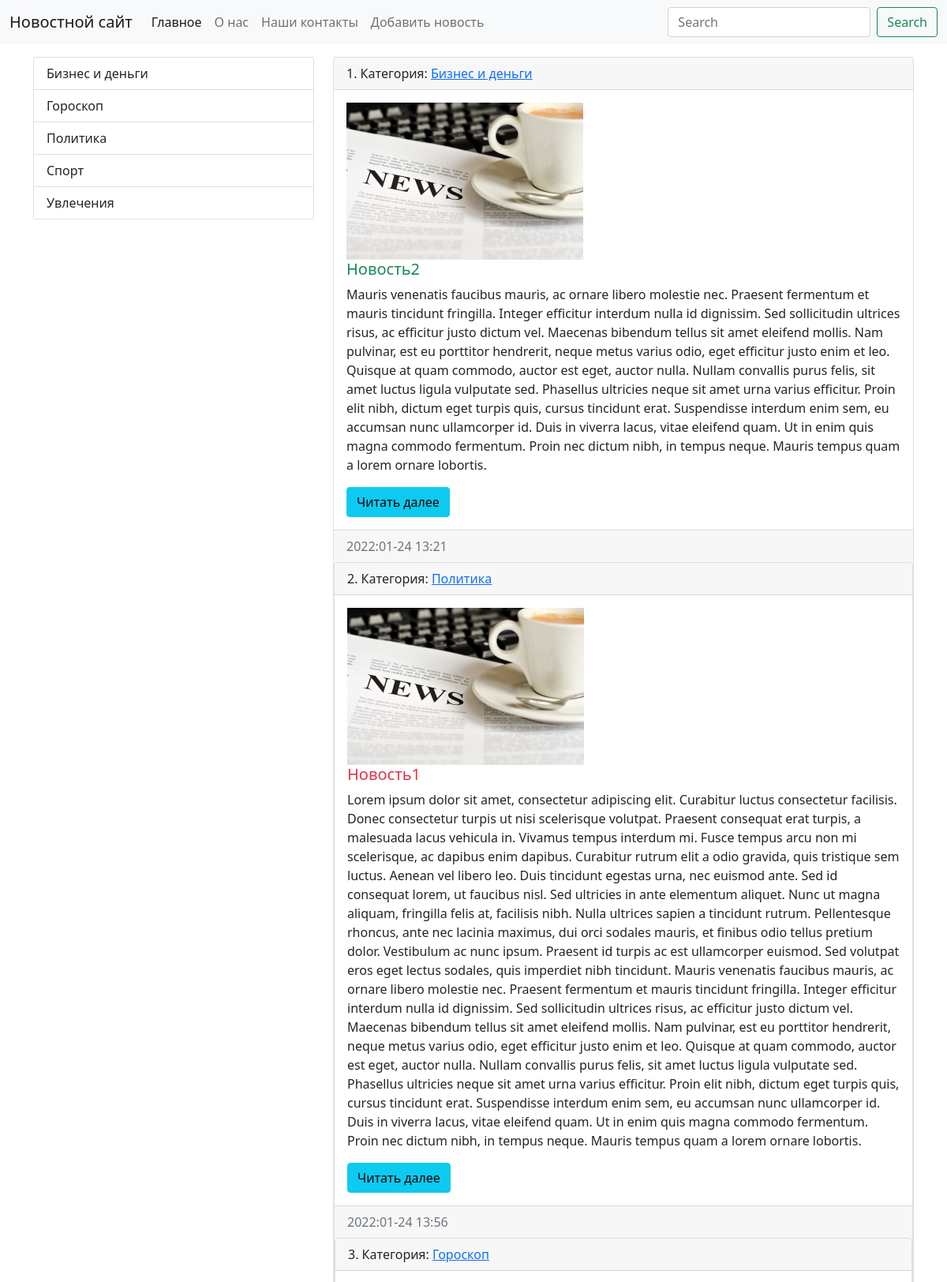
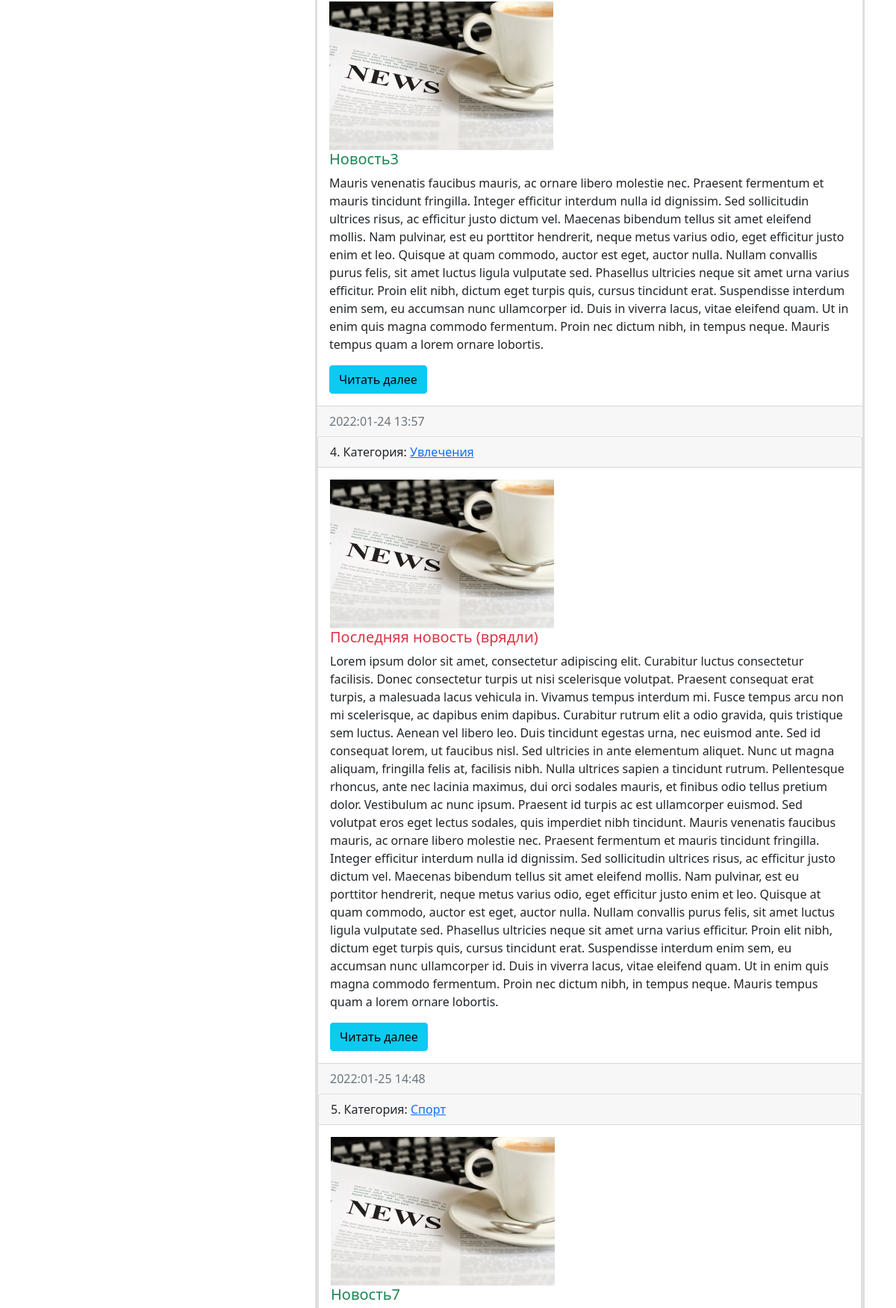
The page / (upper part) on the database its author committed (2 pictures, top to bottom).
### firsrapp/models.py (models this page shows, shortened)
class Category(models.Model):
    title = models.CharField(max_length=150, db_index=True, verbose_name='Категория новости')
    def get_absolute_url(self):
        return "/category/%i" % self.pk
    def __str__(self):
        return self.title
    class Meta:
        verbose_name = 'Категория'
        verbose_name_plural = 'Категории'
        ordering = ['title']

class News(models.Model):
    title = models.CharField(max_length=200, verbose_name='Заголовок')
    content = models.TextField(blank=True, verbose_name='Контент')
    created_date = models.DateTimeField(auto_now_add=True, verbose_name='Создано')
    update_at = models.DateTimeField(auto_now=True, verbose_name='Обновлено')
    photo = models.ImageField(upload_to='photos/%Y/%m/%d', default=' ')
    is_published = models.BooleanField(default=True, verbose_name='Опубликовано')
    category = models.ForeignKey('Category', on_delete=models.PROTECT, verbose_name='Категория',
                                 related_name='findnews')
    views = models.IntegerField(default=0)
    def get_absolute_url(self):
        return "/views_news/%i" % self.pk
    class Meta:
        verbose_name = 'Новость'
        verbose_name_plural = 'Новости'
        ordering = ['created_date']

### firsrapp/views.py (the view)
# urls.py: path('', HomePage.as_view(), name='home'),
class HomePage(ListView):
    model = News
    template_name = 'firsrapp/home_news_list.html'
    context_object_name = 'newsAll'
    def get_context_data(self, *, object_list=None, **kwargs):
        context = super().get_context_data(**kwargs)
        context['title'] = 'Главная страница'
        return context
    def get_queryset(self):
        return News.objects.filter(is_published=True)

### firsrapp/templatetags/news_tags.py (called while the page is built)
@register.simple_tag()
def find_category():
    categories = Category.objects.annotate(cnt=Count('title')).filter(cnt__gt=0)
    return Category.objects.all()

### firsrapp/templates/firsrapp/home_news_list.html (shortened to what this page needs)
{% extends 'base.html' %}
{% block sidebar %}
<div class="list-group">
  {% include 'inc/_sidebar.html' %}
</div>
{% endblock %}
{% block content %}
  <div class="row">
      <div class="">
    {% for news_item in newsAll %}
    <div class="card mb-3">
      <div class="card-header">
        {{forloop.counter}}.
                Категория: <a href="{{ news_item.category.get_absolute_url }}">{{ news_item.category }}</a>
      </div>
      <div class="col-mt-3">
      <div class="card-body">
        <div class="media">
          <div class="media-body">
            {% if news_item.photo %}
                  <img src="{{ news_item.photo.url }}" width="300px">
            {% else %}
                 <img src="https://www.escogroup.com/wwwroot/sites/default/files/2017-10/default-placeholder_2.png" width="300px">
            {% endif %}
        <h5 class="card-title {% cycle 'text-success'  'text-danger' %}">{{ news_item.title }}</h5>
        <p class="card-text">
          {{ news_item.content }}</p>
        <a href="{{ news_item.get_absolute_url }}" class="btn btn-info">Читать далее</a>
      </div>
        </div>
      </div>
      <div class="card-footer text-muted">
        {{ news_item.created_date|date:"Y:m-d H:i" }}
      </div>
    </div>
    {% endfor %}
    </div>
      </div>
  </div>
{% endblock %}

### templates/base.html (shortened to what this page needs)
<!doctype html>
<html lang="en">
  <head>
    <link href="https://cdn.jsdelivr.net/npm/bootstrap@5.1.3/dist/css/bootstrap.min.css" rel="stylesheet">
  </head>
  <body>
  {% include 'inc/_nav.html' %}
  <div class="container mt-3">
    <div class="row">
        <div class="col-md-4">
            {% block sidebar %}SIDEBAR{% endblock %}
        </div>
        <div class="col-md-8">
        {% block content %} CONTENT {% endblock %}
  </body>
</html>

### templates/inc/_nav.html (shortened to what this page needs)
<nav class="navbar navbar-expand-lg navbar-light bg-light">
  <div class="container-fluid">
    <a class="navbar-brand" href="">Новостной сайт</a>
    <div class="collapse navbar-collapse" id="navbarSupportedContent">
      <ul class="navbar-nav me-auto mb-2 mb-lg-0">
        <li class="nav-item">
          <a class="nav-link active" aria-current="page" href="{% url 'home' %}">Главное</a>
        </li>
        <li class="nav-item">
          <a class="nav-link" href="{% url 'about' %}">О нас</a>
        </li>
        <li class="nav-item">
          <a class="nav-link" href="{% url 'contact' %}">Наши контакты</a>
        </li>
         <li class="nav-item">
          <a class="nav-link" href="{% url 'add_news' %}">Добавить новость</a>
        </li>
      </ul>
      <form class="d-flex">
        <input class="form-control me-2" type="search" placeholder="Search" aria-label="Search">
        <button class="btn btn-outline-success" type="submit">Search</button>
      </form>
    </div>
  </div>
</nav>

### templates/inc/_sidebar.html
        {% load news_tags %}
            <div class="list-group">
                {% find_category as categories %}
                {% for item in categories %}
                   <a href="{{ item.get_absolute_url }}" class="list-group-item list-group-item-action" aria-current="true">
               {{ item.title}}
              </a>
                {%endfor%}
            </div>

### rows shown on the page
Category: title "Бизнес и деньги"
Category: title "Гороскоп"
Category: title "Политика"
Category: title "Спорт"
Category: title "Увлечения"
News: category "Бизнес и деньги", photo (picture), title "Новость2", content "Mauris venenatis faucibus mauris, ac ornare libero molestie nec. Praesent fermentum et mauris tincidunt fringilla. Integer efficitur interdum nulla id dignissim. Sed sollicitudin ultrices risus, ac efficitur justo dictum vel. Maecenas bibendum tellus sit amet eleifend mollis. Nam pulvinar, est eu porttitor hendrerit, neque metus varius odio, eget efficitur justo enim et leo. Quisque at quam commodo, auctor est eget, auctor nulla. Nullam convallis purus felis, sit amet luctus ligula vulputate sed. Phasellus ultricies neque sit amet urna varius efficitur. Proin elit nibh, dictum eget turpis quis, cursus tincidunt erat. Suspendisse interdum enim sem, eu accumsan nunc ullamcorper id. Duis in…", created_date "2022:01-24 13:21"
News: category "Политика", photo (picture), title "Новость1", content "Lorem ipsum dolor sit amet, consectetur adipiscing elit. Curabitur luctus consectetur facilisis. Donec consectetur turpis ut nisi scelerisque volutpat. Praesent consequat erat turpis, a malesuada lacus vehicula in. Vivamus tempus interdum mi. Fusce tempus arcu non mi scelerisque, ac dapibus enim dapibus. Curabitur rutrum elit a odio gravida, quis tristique sem luctus. Aenean vel libero leo. Duis tincidunt egestas urna, nec euismod ante. Sed id consequat lorem, ut faucibus nisl. Sed ultricies in ante elementum aliquet. Nunc ut magna aliquam, fringilla felis at, facilisis nibh. Nulla ultrices sapien a tincidunt rutrum. Pellentesque rhoncus, ante nec lacinia maximus, dui orci sodales mauris,…", created_date "2022:01-24 13:56"
News: category "Гороскоп", photo (picture), title "Новость3", content "Mauris venenatis faucibus mauris, ac ornare libero molestie nec. Praesent fermentum et mauris tincidunt fringilla. Integer efficitur interdum nulla id dignissim. Sed sollicitudin ultrices risus, ac efficitur justo dictum vel. Maecenas bibendum tellus sit amet eleifend mollis. Nam pulvinar, est eu porttitor hendrerit, neque metus varius odio, eget efficitur justo enim et leo. Quisque at quam commodo, auctor est eget, auctor nulla. Nullam convallis purus felis, sit amet luctus ligula vulputate sed. Phasellus ultricies neque sit amet urna varius efficitur. Proin elit nibh, dictum eget turpis quis, cursus tincidunt erat. Suspendisse interdum enim sem, eu accumsan nunc ullamcorper id. Duis in…", created_date "2022:01-24 13:57"
News: category "Увлечения", photo (picture), title "Последняя новость (врядли)", content "Lorem ipsum dolor sit amet, consectetur adipiscing elit. Curabitur luctus consectetur facilisis. Donec consectetur turpis ut nisi scelerisque volutpat. Praesent consequat erat turpis, a malesuada lacus vehicula in. Vivamus tempus interdum mi. Fusce tempus arcu non mi scelerisque, ac dapibus enim dapibus. Curabitur rutrum elit a odio gravida, quis tristique sem luctus. Aenean vel libero leo. Duis tincidunt egestas urna, nec euismod ante. Sed id consequat lorem, ut faucibus nisl. Sed ultricies in ante elementum aliquet. Nunc ut magna aliquam, fringilla felis at, facilisis nibh. Nulla ultrices sapien a tincidunt rutrum. Pellentesque rhoncus, ante nec lacinia maximus, dui orci sodales mauris,…", created_date "2022:01-25 14:48"
News: category "Спорт", photo (picture), title "Новость7"
